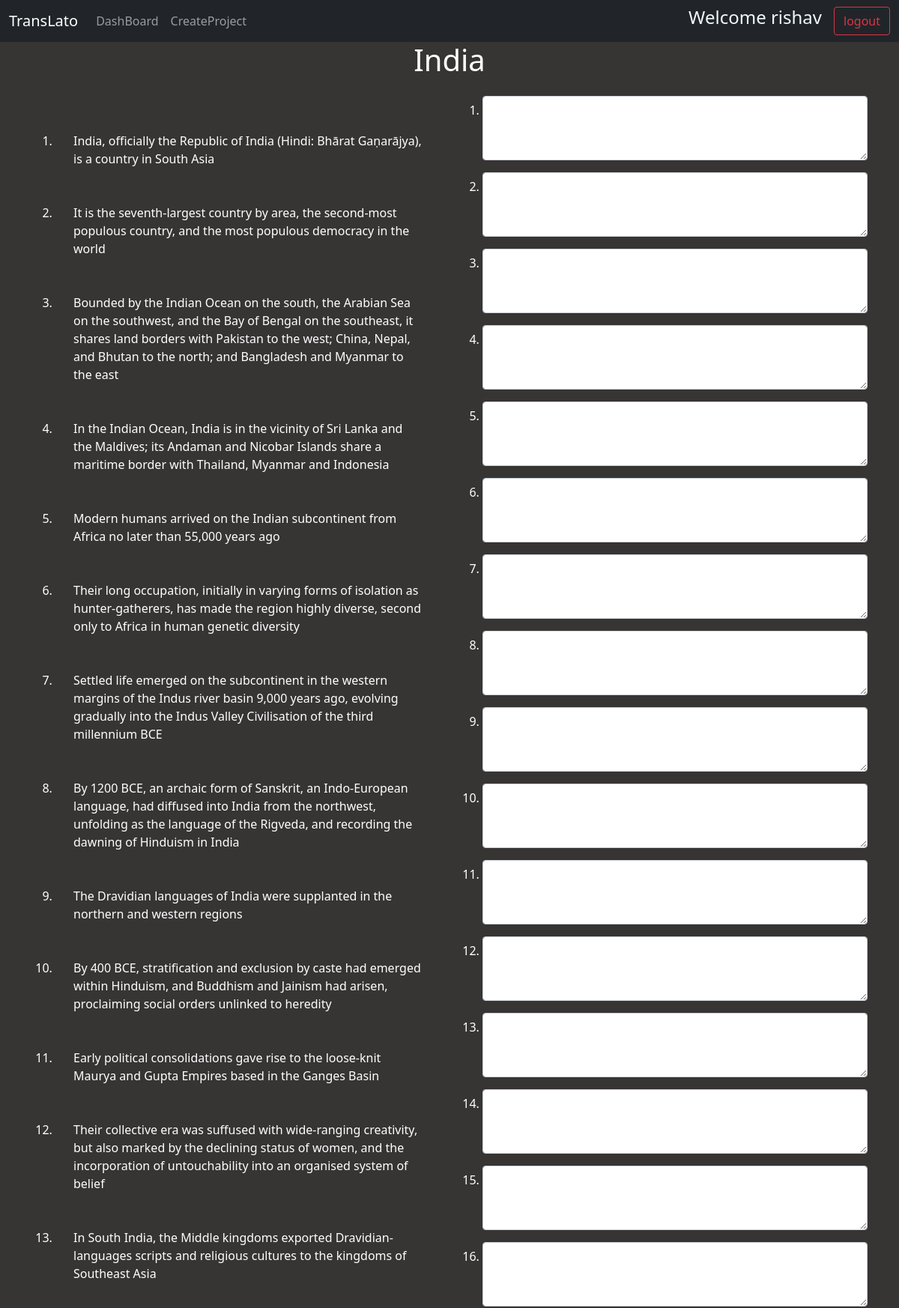
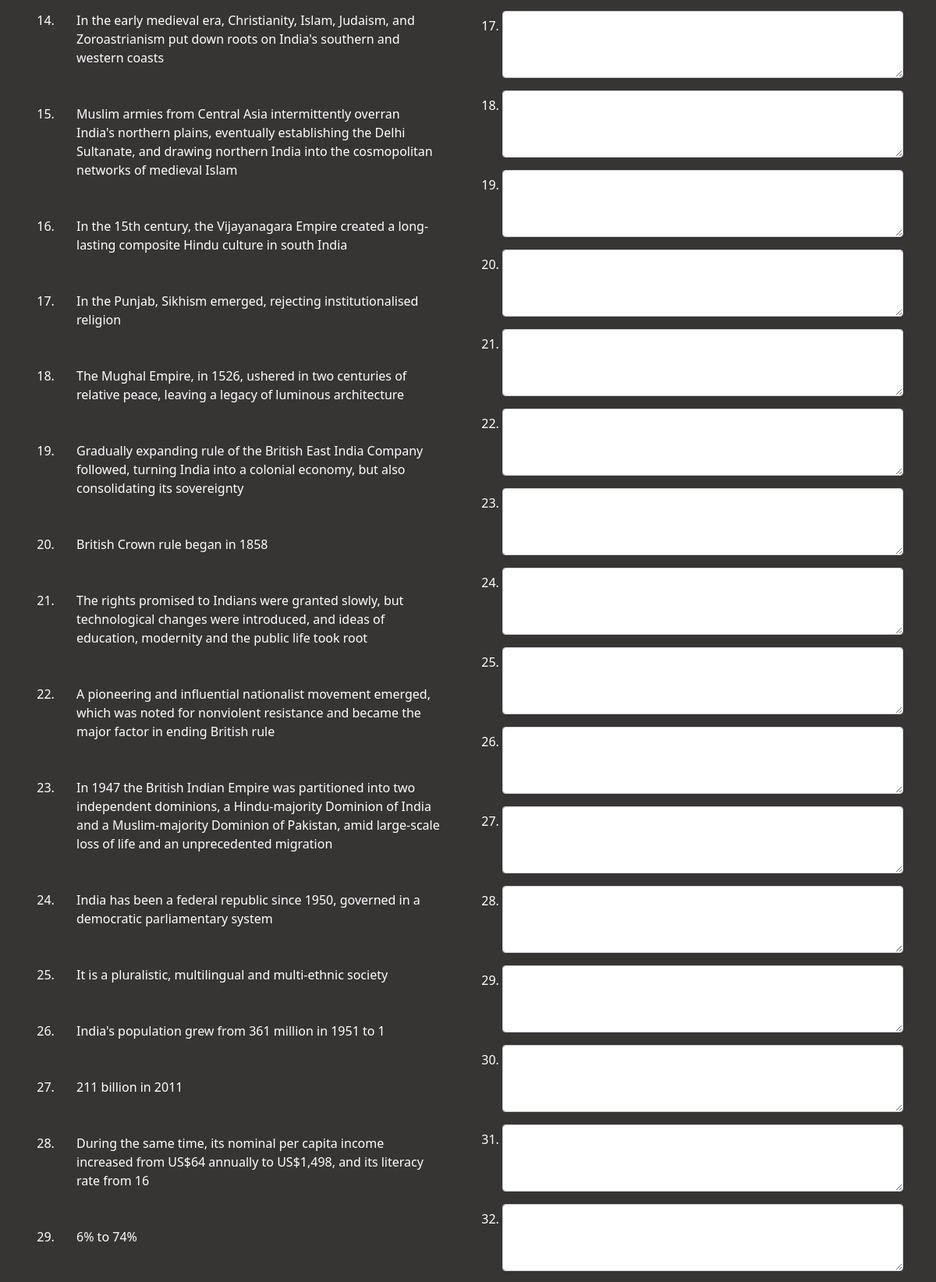
/translateproject/1 (signed in, upper part), run on the app's committed database (2 pictures, top to bottom).
### home/models.py (models this page shows, shortened)
class Project(models.Model):
    wiki_title=models.CharField(max_length=120)
    target_lang=models.CharField(max_length=20,choices=LANG_CHOICES,default='Hindi')
    manager=models.ForeignKey(User,on_delete=models.CASCADE,related_name='manager',null=True)
    annotator=models.ForeignKey(User,on_delete=models.CASCADE,related_name='annotator',null=True)

class Sentence(models.Model):
    project=models.ForeignKey(Project, on_delete=models.CASCADE)
    original_sentence=models.CharField(max_length=1000)
    translated_sentence=models.CharField(max_length=1000,null=True)

### home/views.py (the view, shortened to what this page needs)
# urls.py: path('translateproject/<str:pk>',views.translateproject,name='translateproject'),
@login_required(login_url='/login')
def translateproject(request,pk):
    try:
        project = Project.objects.get(id=pk)
        if ((request.user==project.manager) or (request.user==project.annotator))==False:
            return redirect('/')
        project=Project.objects.get(id=pk)
        sentences=Sentence.objects.all().filter(project=project)
        return render(request,'translateproject.html',{'project':project,'sentences':sentences})
    except:
        messages.error(request,'Some error occurred')
        return redirect('/')

### templates/translateproject.html (shortened to what this page needs)
{% load static %}
<!doctype html>
<html lang="en">
<head>
    <link href="https://cdn.jsdelivr.net/npm/bootstrap@5.1.3/dist/css/bootstrap.min.css" rel="stylesheet"
>
</head>
<body style="background-color:rgb(55, 52, 52); color:white;">
    <nav class="navbar navbar-expand-lg navbar-dark bg-dark">
        <div class="container-fluid">
            <a class="navbar-brand" href="#">TransLato</a>
            <div class="collapse navbar-collapse" id="navbarScroll">
                <ul class="navbar-nav me-auto my-2 my-lg-0 navbar-nav-scroll" style="--bs-scroll-height: 100px;">
                    <li class="nav-item">
                        <a class="nav-link" aria-current="page" href="/">DashBoard</a>
                    </li>
                    <li class="nav-item">
                        <a class="nav-link" href="/createproject">CreateProject</a>
                    </li>
                </ul>
            </div>
            <div class="d-flex">
                <h4 style="color:aliceblue; margin-right: 16px;">Welcome {{request.user}}</h4>
                <a href="/logout" type="button" class="btn btn-outline-danger">logout</a>
            </div>
        </div>
    </nav>
    <div class="container">
       <h1 align="center">{{project.wiki_title}}</h1>
        <div class="row my-4">
            <div class="col">
                <ol>
                {% for sentence in sentences %}
                <li><div class="container my-5">
                    {{ sentence.original_sentence }}
                </div>
                </li>
                {% endfor %}
                </ol>
            </div>
            <div class="col">
                <form action="/translateproject/{{project.id}}" method="post">
                    <ol>
                    {% for sentence in sentences %}
                    <li><div class="mb-3">
                        <textarea class="form-control" id="transliteration{{sentence.id}}" rows="3" name="{{sentence.id}}"></textarea>
                    </div>
                    </li>
                    {% endfor %}
                    </ol>
                </form>
            </div>
        </div>
    </div>
</body>
</html>

### data on the page
Project: wiki_title "India"
Sentence: original_sentence "India, officially the Republic of India (Hindi: Bhārat Gaṇarājya), is a country in South Asia"
Sentence: original_sentence "It is the seventh-largest country by area, the second-most populous country, and the most populous democracy in the world"
Sentence: original_sentence "Bounded by the Indian Ocean on the south, the Arabian Sea on the southwest, and the Bay of Bengal on the southeast, it shares land borders with Pakistan to the west; China, Nepal, and Bhutan to the north; and Bangladesh and Myanmar to the east"
Sentence: original_sentence "In the Indian Ocean, India is in the vicinity of Sri Lanka and the Maldives; its Andaman and Nicobar Islands share a maritime border with Thailand, Myanmar and Indonesia"
Sentence: original_sentence "Modern humans arrived on the Indian subcontinent from Africa no later than 55,000 years ago"
Sentence: original_sentence "Their long occupation, initially in varying forms of isolation as hunter-gatherers, has made the region highly diverse, second only to Africa in human genetic diversity"
Sentence: original_sentence "Settled life emerged on the subcontinent in the western margins of the Indus river basin 9,000 years ago, evolving gradually into the Indus Valley Civilisation of the third millennium BCE"
Sentence: original_sentence "By 1200 BCE, an archaic form of Sanskrit, an Indo-European language, had diffused into India from the northwest, unfolding as the language of the Rigveda, and recording the dawning of Hinduism in India"
Sentence: original_sentence "The Dravidian languages of India were supplanted in the northern and western regions"
Sentence: original_sentence "By 400 BCE, stratification and exclusion by caste had emerged within Hinduism, and Buddhism and Jainism had arisen, proclaiming social orders unlinked to heredity"
Sentence: original_sentence "Early political consolidations gave rise to the loose-knit Maurya and Gupta Empires based in the Ganges Basin"
Sentence: original_sentence "Their collective era was suffused with wide-ranging creativity, but also marked by the declining status of women, and the incorporation of untouchability into an organised system of belief"
Sentence: original_sentence "In South India, the Middle kingdoms exported Dravidian-languages scripts and religious cultures to the kingdoms of Southeast Asia"
Sentence: original_sentence "In the early medieval era, Christianity, Islam, Judaism, and Zoroastrianism put down roots on India's southern and western coasts"
Sentence: original_sentence "Muslim armies from Central Asia intermittently overran India's northern plains, eventually establishing the Delhi Sultanate, and drawing northern India into the cosmopolitan networks of medieval Islam"
Sentence: original_sentence "In the 15th century, the Vijayanagara Empire created a long-lasting composite Hindu culture in south India"
Sentence: original_sentence "In the Punjab, Sikhism emerged, rejecting institutionalised religion"
Sentence: original_sentence "The Mughal Empire, in 1526, ushered in two centuries of relative peace, leaving a legacy of luminous architecture"
Sentence: original_sentence "Gradually expanding rule of the British East India Company followed, turning India into a colonial economy, but also consolidating its sovereignty"
Sentence: original_sentence "British Crown rule began in 1858"
Sentence: original_sentence "The rights promised to Indians were granted slowly, but technological changes were introduced, and ideas of education, modernity and the public life took root"
Sentence: original_sentence "A pioneering and influential nationalist movement emerged, which was noted for nonviolent resistance and became the major factor in ending British rule"
Sentence: original_sentence "In 1947 the British Indian Empire was partitioned into two independent dominions, a Hindu-majority Dominion of India and a Muslim-majority Dominion of Pakistan, amid large-scale loss of life and an unprecedented migration"
Sentence: original_sentence "India has been a federal republic since 1950, governed in a democratic parliamentary system"
Sentence: original_sentence "It is a pluralistic, multilingual and multi-ethnic society"
Sentence: original_sentence "India's population grew from 361 million in 1951 to 1"
Sentence: original_sentence "211 billion in 2011"
Sentence: original_sentence "During the same time, its nominal per capita income increased from US$64 annually to US$1,498, and its literacy rate from 16"
Sentence: original_sentence "6% to 74%"

### other printed values
{{ request.user }} "rishav"
